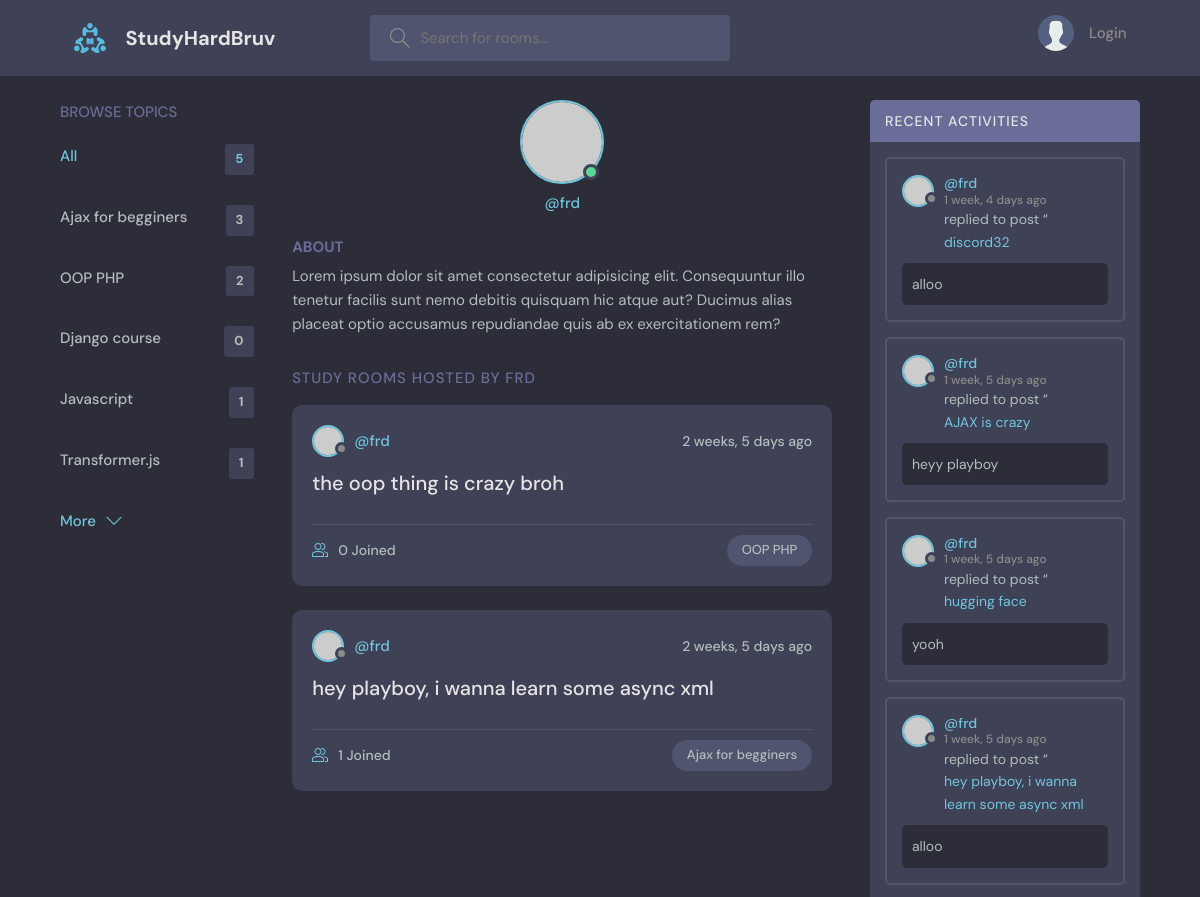
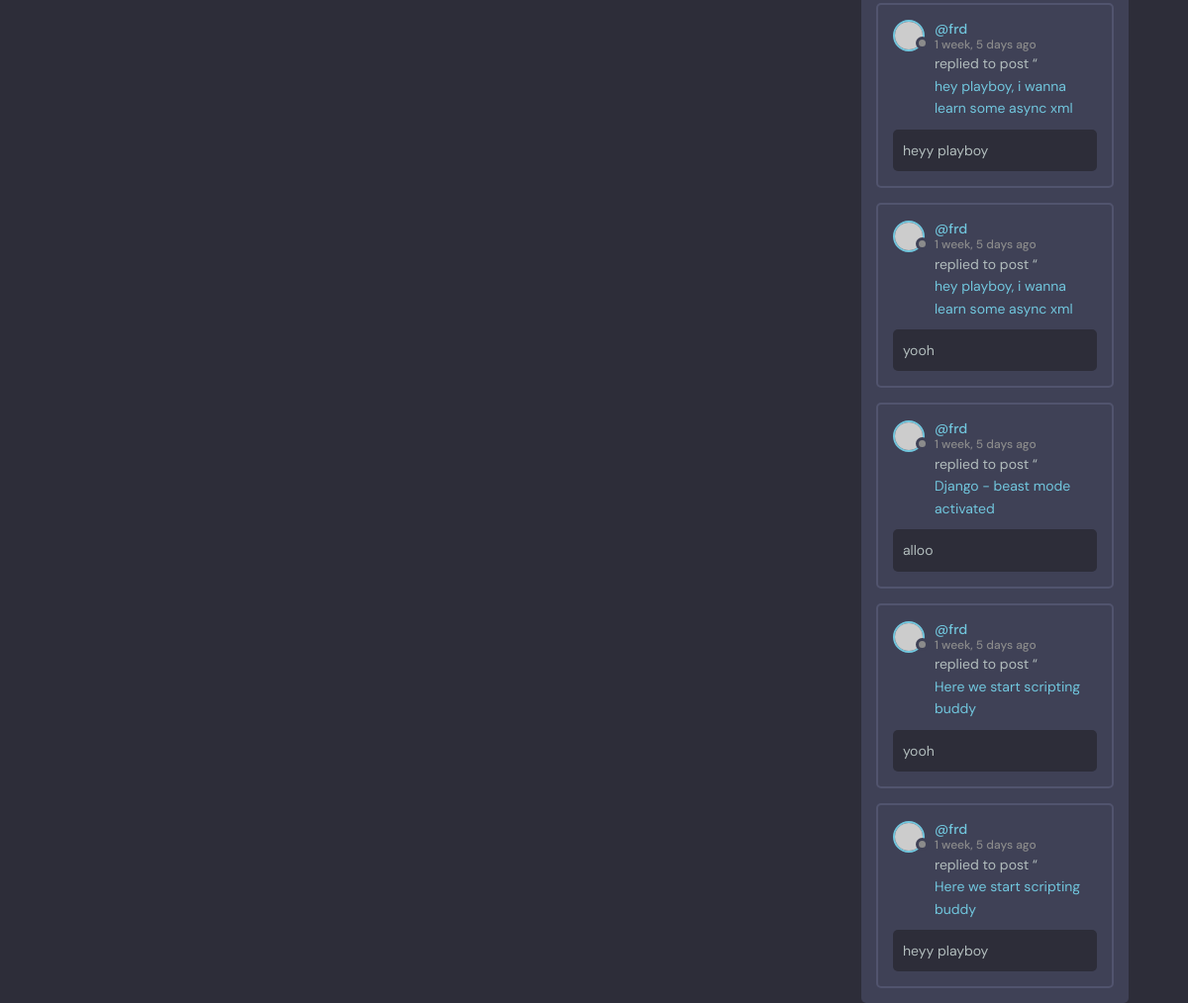
/profile/1/, run on an earlier commit of the app's database (2 pictures, top to bottom).
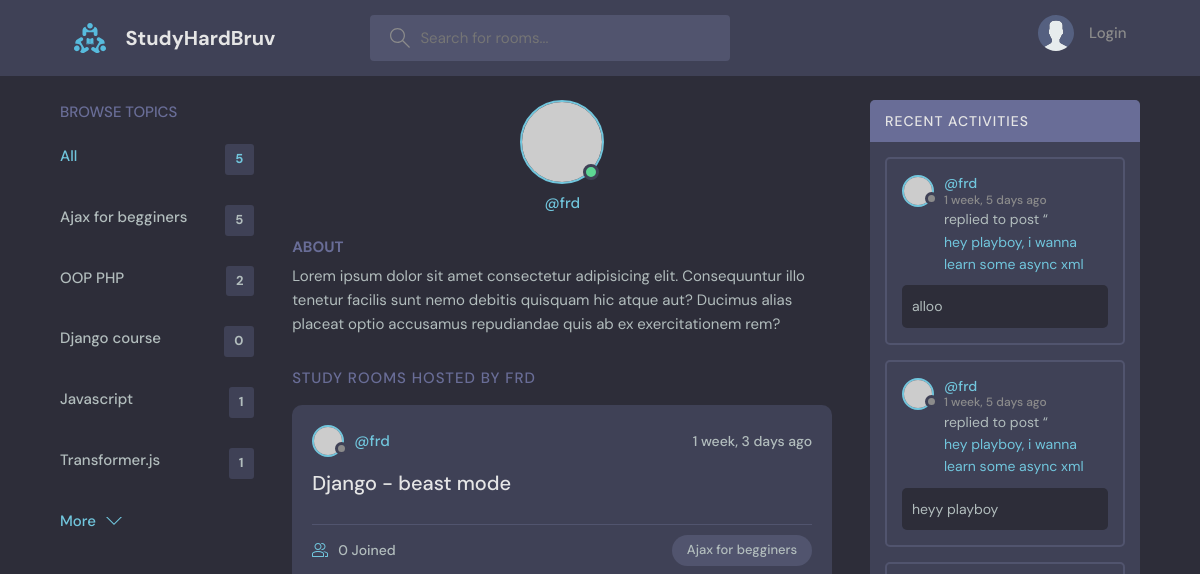
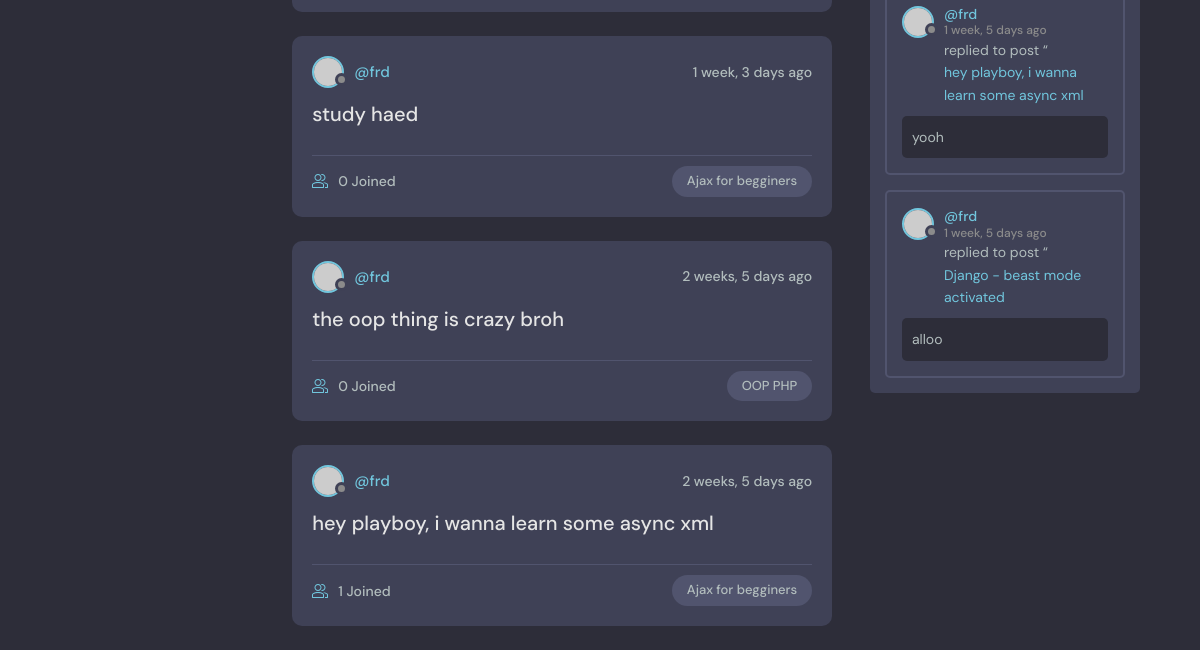
And on a later commit of the database (2 pictures, top to bottom).
### base/models.py (models this page shows, shortened)
class Topic(models.Model):
  name = models.CharField(max_length=200)
  slug = models.SlugField(unique=True, blank=True)

class Room(models.Model):
  host = models.ForeignKey(User, on_delete=models.SET_NULL, null=True)
  topic = models.ForeignKey(Topic, on_delete=models.SET_NULL, null=True)
  name = models.CharField(max_length=200)
  description = models.TextField(null=True, blank=True)
  participants = models.ManyToManyField(User, related_name='parcipants', blank=True)
  updated = models.DateTimeField(auto_now=True)
  created = models.DateTimeField(auto_now_add=True)
  class Meta:
    ordering = ['-updated', '-created']

class Message(models.Model):
  user = models.ForeignKey(User, on_delete=models.CASCADE)
  room = models.ForeignKey(Room, on_delete=models.CASCADE)
  body = models.TextField()
  updated = models.DateTimeField(auto_now=True)
  created = models.DateTimeField(auto_now_add=True)
  class Meta:
    ordering = ['-updated', '-created']

### base/views.py (the view)
# urls.py: path('profile/<str:pk>/', views.userProfile, name='user-profile'),
def userProfile(request, pk):
  user = User.objects.get(id=pk)
  rooms = user.room_set.all()
  room_messages = user.message_set.all()
  topics = Topic.objects.all()
  context = {'user': user, 'rooms': rooms, 'topics': topics, 'room_messages': room_messages}
  return render(request, 'base/profile.html', context)

### base/templates/base/profile.html (shortened to what this page needs)
{% extends 'main.html' %}
{% block content %}
  <main class="profile-page layout layout--3">
    <div class="container">
      {% include 'base/topics_component.html' %}
      <div class="roomList">
        <div class="profile">
          <div class="profile__avatar">
            <div class="avatar avatar--large active">
              <img src="https://randomuser.me/api/portraits/men/11.jpg" />
            </div>
          </div>
          <div class="profile__info">
            <p>@{{user.username}}</p>
          </div>
          <div class="profile__about">
            <h3>About</h3>
            <p>
              Lorem ipsum dolor sit amet consectetur adipisicing elit. Consequuntur illo tenetur
              facilis sunt nemo debitis quisquam hic atque aut? Ducimus alias placeat optio
              accusamus repudiandae quis ab ex exercitationem rem?
            </p>
          </div>
        </div>
        <div class="roomList__header">
          <div>
            <h2>Study Rooms Hosted by {{user.username}}</a>
            </h2>
          </div>
        </div>
        {% include 'base/feed_component.html' %}
      </div>
         {% include 'base/activity_component.html' %}
    </div>
  </main>
{% endblock content %}

### templates/main.html (shortened to what this page needs)
<!DOCTYPE html>
{% load static %}
<html lang="en">
  <head>
    <link rel="stylesheet" href="{% static 'styles/style.css' %}" />
  </head>
  <body>
    <div>
      {% include 'navbar.html' %}
      {% block content %}
      {% endblock %}
    </div>
  </body>
</html>

### templates/navbar.html (shortened to what this page needs)
    {% load static %}
    <header class="header header--loggedIn">
      <div class="container">
        <a href="{% url 'Home' %}" class="header__logo">
          <img src="{% static 'images/logo.svg' %}" />
          <h1>StudyHardBruv</h1>
        </a>
        <form class="header__search" method="get" action="{% url 'Home' %}">
          <label>
            <input placeholder="Search for rooms..." name="q" class="search"/>
          </label>
        </form>
        <nav class="header__menu">
         {% if request.user.is_authenticated %}
          <div class="header__user">
            <a href="{% url 'user-profile' request.user.id %}">
              <div class="avatar avatar--medium active">
                <img src="https://randomuser.me/api/portraits/men/37.jpg" />
              </div>
              <p class="capitalize">{{ request.user.first_name }} {{request.user.last_name}} <span>@{{ request.user.username }}</span></p>
            </a>
            <button class="dropdown-button">
              <svg version="1.1" xmlns="http://www.w3.org/2000/svg" width="32" height="32" viewBox="0 0 32 32">
                <title>chevron-down</title>
                <path d="M16 21l-13-13h-3l16 16 16-16h-3l-13 13z"></path>
              </svg>
            </button>
          </div>
          {% else %}
           <a href="{% url 'login' %}">
            <img src="{% static 'images/avatar.svg'%}" />
            <p>Login</p>
          </a>
          {% endif %}
        </nav>
      </div>
    </header>

### base/templates/base/topics_component.html
 <div class="topics">
   <div class="topics__header">
     <h2>Browse Topics</h2>
   </div>
   <ul class="topics__list">
     <li>
      <a href="{% url 'Home' %}" class="active">All <span>{{topics.count}}</span></a>
     </li>
     {% for topic in topics %}
     <li>
      <a href="{% url 'Home' %}?q={{topic.slug}}">{{topic.name}} <span>{{topic.room_set.all.count}}</span></a>
     </li>
     {% endfor %}
   </ul>
   <a class="btn btn--link" href="{% url 'topics' %}">
     More
     <svg version="1.1" xmlns="http://www.w3.org/2000/svg" width="32" height="32" viewBox="0 0 32 32">
      <title>chevron-down</title>
      <path d="M16 21l-13-13h-3l16 16 16-16h-3l-13 13z"></path>
     </svg>
   </a>
 </div>

### base/templates/base/feed_component.html (shortened to what this page needs)
{% for room in rooms %}
  <div class="roomListRoom">
    <div class="roomListRoom__header">
      <a href="{% url 'user-profile' room.host.id %}" class="roomListRoom__author">
        <div class="avatar avatar--small">
          <img src="https://randomuser.me/api/portraits/women/11.jpg" />
        </div>
        <span>@{{room.host.username}}</span>
      </a>
      <div class="roomListRoom__actions">
        <span>{{room.created|timesince}} ago</span>
      </div>
    </div>
    <div class="roomListRoom__content">
      <a href="{% url 'room' room.id %}">{{room.name}}</a>
    </div>
    <div class="roomListRoom__meta">
      <a href="{% url 'room' room.id %}" class="roomListRoom__joined">
        {{room.participants.all.count}} Joined
      </a>
      <p class="roomListRoom__topic">{{room.topic.name}}</p>
    </div>
  </div>
{% endfor %}

### base/templates/base/activity_component.html (shortened to what this page needs)
<div class="activities">
  <div class="activities__header">
    <h2>Recent Activities</h2>
  </div>
  {% for message in room_messages %}
  <div class="activities__box">
    <div class="activities__boxHeader roomListRoom__header">
      <a href="{% url 'user-profile' message.user.id %}" class="roomListRoom__author">
        <div class="avatar avatar--small">
          <img src="https://randomuser.me/api/portraits/women/11.jpg" />
        </div>
        <p>
          @{{message.user.username}}
          <span>{{message.created|timesince}} ago</span>
        </p>
      </a>
    </div>
    <div class="activities__boxContent">
      <p>replied to post “<a href="{% url 'room' message.room.id %}">{{message.room.name}}</a></p>
      <div class="activities__boxRoomContent">
        {{message.body}}
      </div>
    </div>
  </div>
  {% endfor %}
</div>

What changed in the data, as far as the page shows it:
removed Message: user.username "frd", created "1 week, 4 days", room.name "discord32", body "alloo"
removed Message: user.username "frd", created "1 week, 5 days", room.name "AJAX is crazy", body "heyy playboy"
removed Message: user.username "frd", created "1 week, 5 days", room.name "hugging face", body "yooh"
removed Message: user.username "frd", created "1 week, 5 days", room.name "Here we start scripting buddy", body "yooh"
removed Message: user.username "frd", created "1 week, 5 days", room.name "Here we start scripting buddy", body "heyy playboy"
computed for Topic "Ajax for begginers": room_set.all.count "3" → "5"
added Room: host.username "frd", created "1 week, 3 days", name "Django - beast mode", participants.all.count "0", topic.name "Ajax for begginers"
added Room: host.username "frd", created "1 week, 3 days", name "study haed", participants.all.count "0", topic.name "Ajax for begginers"
